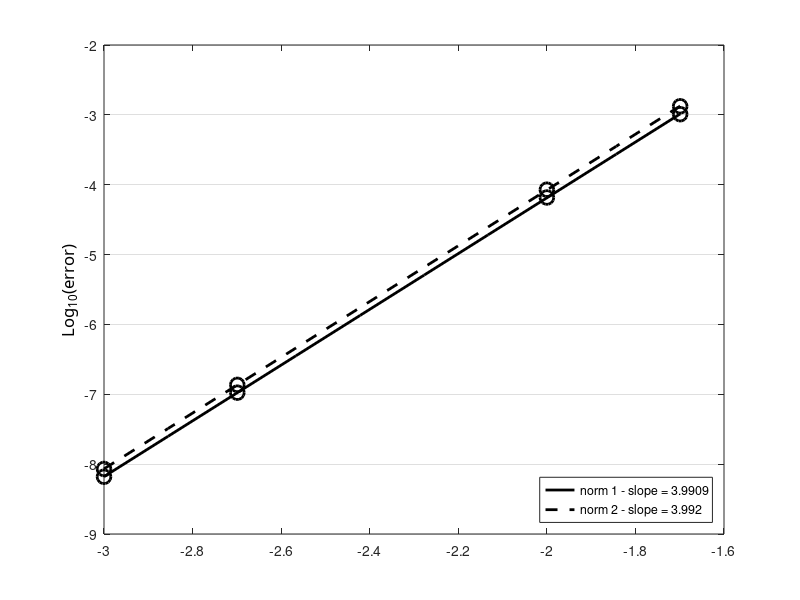

Write the MATLAB code that produced this figure.
clc; clear all; close all;

N=[50 100 500 1000];
dx=1./N;
e1=[1.0222e-3 6.5636e-5 1.0551e-7 6.5999e-9];
e2=[1.3268e-3 8.4902e-5 1.3640e-7 8.5324e-9];

ldx=log10(dx);
le1=log10(e1);
le2=log10(e2);

%% plot 1
figure(11); 
%% curve 1
hl1=plot(ldx,le1,'ok');
set(hl1,'LineWidth',2.0);
set(hl1,'MarkerSize',10);
set(hl1,'MarkerEdgeColor','k');

hold on;
[a1,b1]=polyfit(ldx,le1,1);
tt=linspace(min(ldx),max(ldx),10);
lsq1=a1(2)+a1(1)*tt;
% %% courbes...
hlf1=plot(tt,lsq1,'-k');
set(hlf1,'LineWidth',2.0);


%% curve 2
hl1=plot(ldx,le2,'ok');
set(hl1,'LineWidth',2.0);
set(hl1,'MarkerSize',10);
set(hl1,'MarkerEdgeColor','k');

hold on;
[a2,b1]=polyfit(ldx,le2,1);
tt=linspace(min(ldx),max(ldx),10);
lsq1=a2(2)+a2(1)*tt;
% %% courbes...
hlf2=plot(tt,lsq1,'--k');
set(hlf2,'LineWidth',2.0);


% ylabel
ha=gca;
ya=get(gca,'Ylabel');
set(ha,'Ygrid','on');
set(ya,'String','Log_{10}(error)');
set (ya,'FontName','Calibri');
set(ya,'FontSize',12);

%% legend
legend([hlf1,hlf2],{['norm 1 - slope = ' num2str(a1(1))],['norm 2 - slope = ' num2str(a2(1))]},'Location','SouthEast')
